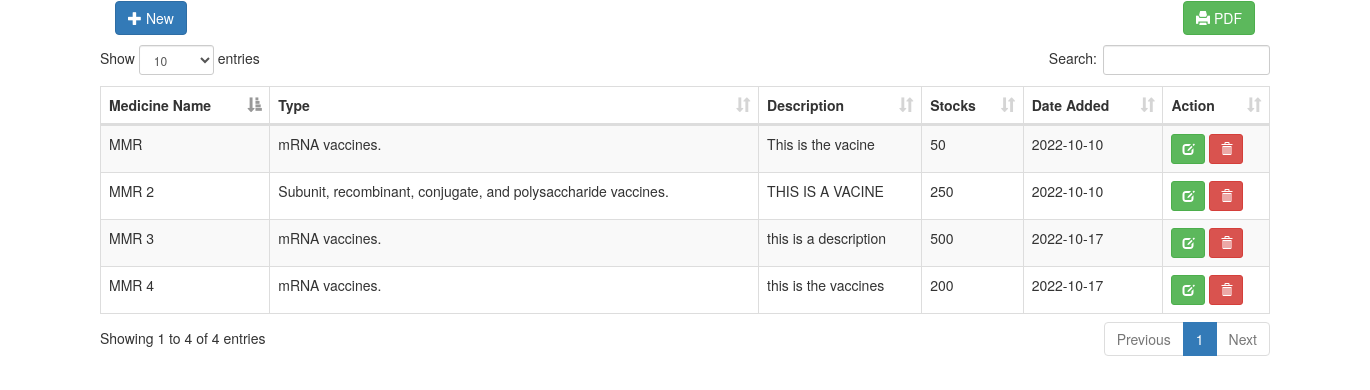
The app's page /ADMIN/inventory/index.php with its own data.
### tables this page shows
CREATE TABLE `inventory` (
  `id` int(11) NOT NULL,
  `mname` varchar(100) NOT NULL,
  `type` varchar(100) NOT NULL,
  `description` text NOT NULL,
  `stocks` int(11) NOT NULL,
  `date_created` date NOT NULL
);

### ADMIN/inventory/index.php (the view, shortened to what this page needs)
<!DOCTYPE html>
<html>
<head>
	<link rel="stylesheet" type="text/css" href="bootstrap/css/bootstrap.min.css">
	<link rel="stylesheet" type="text/css" href="datatable/dataTable.bootstrap.min.css">
</head>
<body>
<div class="container">
				<a href="#addnew" data-toggle="modal" class="btn btn-primary"><span class="glyphicon glyphicon-plus"></span> New</a>
				<a href="print_pdf.php" class="btn btn-success pull-right"><span class="glyphicon glyphicon-print"></span> PDF</a>
			<div class="height10">
			</div>
			<div class="row">
				<table id="myTable" class="table table-bordered table-striped">
					<thead>
						<th>Medicine Name</th>
						<th>Type</th>
						<th>Description</th>
						<th>Stocks</th>
						<th>Date Added</th>
						<th>Action</th>
					</thead>
					<tbody>
						<?php
							include_once('../../connection/connection.php');
							$sql = "SELECT * FROM inventory";
							$query = $conn->query($sql);
							while($row = $query->fetch_assoc()){
								echo
								"<tr>
									<td>".$row['mname']."</td>
									<td>".$row['type']."</td>
									<td>".$row['description']."</td>
									<td>".$row['stocks']."</td>
									<td>".$row['date_created']."</td>
									<td>
										<a href='#edit_".$row['id']."' class='btn btn-success btn-sm' data-toggle='modal'><span class='glyphicon glyphicon-edit'></span></a>
										<a href='#delete_".$row['id']."' class='btn btn-danger btn-sm' data-toggle='modal'><span class='glyphicon glyphicon-trash'></span></a>
									</td>
								</tr>";
							}
						?>
					</tbody>
				</table>
			</div>
        </div>
</body>
</html>

### ADMIN/inventory/index.php (style rules this page uses)
.height10 { height:10px; }

### records on screen
inventory: mname "MMR", type "mRNA vaccines.", description "This is the vacine", stocks "50", date_created "2022-10-10"
inventory: mname "MMR 2", type "Subunit, recombinant, conjugate, and polysaccharide vaccines.", description "THIS IS A VACINE", stocks "250", date_created "2022-10-10"
inventory: mname "MMR 3", type "mRNA vaccines.", description "this is a description", stocks "500", date_created "2022-10-17"
inventory: mname "MMR 4", type "mRNA vaccines.", description "this is the vaccines", stocks "200", date_created "2022-10-17"
